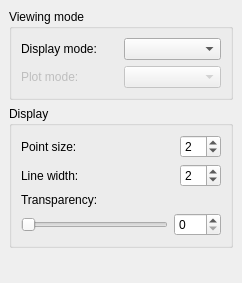
<ui version="4.0" >
 <author></author>
 <comment></comment>
 <exportmacro></exportmacro>
 <class>Gui::TaskView::TaskAppearance</class>
 <widget class="QWidget" name="Gui::TaskView::TaskAppearance" >
  <property name="geometry" >
   <rect>
    <x>0</x>
    <y>0</y>
    <width>242</width>
    <height>283</height>
   </rect>
  </property>
  <property name="windowTitle" >
   <string>Form</string>
  </property>
  <layout class="QGridLayout" >
   <property name="margin" >
    <number>9</number>
   </property>
   <property name="spacing" >
    <number>6</number>
   </property>
   <item row="2" column="0" >
    <spacer>
     <property name="orientation" >
      <enum>Qt::Vertical</enum>
     </property>
     <property name="sizeHint" >
      <size>
       <width>20</width>
       <height>40</height>
      </size>
     </property>
    </spacer>
   </item>
   <item row="1" column="0" >
    <widget class="QGroupBox" name="groupBox2" >
     <property name="title" >
      <string>Display</string>
     </property>
     <layout class="QGridLayout" >
      <property name="margin" >
       <number>9</number>
      </property>
      <property name="spacing" >
       <number>6</number>
      </property>
      <item row="2" column="0" >
       <widget class="QLabel" name="textLabel1_2" >
        <property name="text" >
         <string>Transparency:</string>
        </property>
       </widget>
      </item>
      <item row="3" column="0" >
       <layout class="QHBoxLayout" >
        <property name="margin" >
         <number>0</number>
        </property>
        <property name="spacing" >
         <number>6</number>
        </property>
        <item>
         <widget class="QSlider" name="horizontalSlider" >
          <property name="maximum" >
           <number>100</number>
          </property>
          <property name="orientation" >
           <enum>Qt::Horizontal</enum>
          </property>
         </widget>
        </item>
        <item>
         <widget class="QSpinBox" name="spinTransparency" >
          <property name="sizePolicy" >
           <sizepolicy>
            <hsizetype>0</hsizetype>
            <vsizetype>0</vsizetype>
            <horstretch>0</horstretch>
            <verstretch>0</verstretch>
           </sizepolicy>
          </property>
          <property name="maximum" >
           <number>100</number>
          </property>
          <property name="singleStep" >
           <number>5</number>
          </property>
         </widget>
        </item>
       </layout>
      </item>
      <item row="1" column="0" >
       <layout class="QHBoxLayout" >
        <property name="margin" >
         <number>0</number>
        </property>
        <property name="spacing" >
         <number>6</number>
        </property>
        <item>
         <widget class="QLabel" name="textLabel3" >
          <property name="text" >
           <string>Line width:</string>
          </property>
         </widget>
        </item>
        <item>
         <spacer>
          <property name="orientation" >
           <enum>Qt::Horizontal</enum>
          </property>
          <property name="sizeType" >
           <enum>QSizePolicy::Expanding</enum>
          </property>
          <property name="sizeHint" >
           <size>
            <width>71</width>
            <height>20</height>
           </size>
          </property>
         </spacer>
        </item>
        <item>
         <widget class="QSpinBox" name="spinLineWidth" >
          <property name="maximum" >
           <number>64</number>
          </property>
          <property name="minimum" >
           <number>1</number>
          </property>
          <property name="value" >
           <number>2</number>
          </property>
         </widget>
        </item>
       </layout>
      </item>
      <item row="0" column="0" >
       <layout class="QHBoxLayout" >
        <property name="margin" >
         <number>0</number>
        </property>
        <property name="spacing" >
         <number>6</number>
        </property>
        <item>
         <widget class="QLabel" name="textLabel2" >
          <property name="text" >
           <string>Point size:</string>
          </property>
         </widget>
        </item>
        <item>
         <spacer>
          <property name="orientation" >
           <enum>Qt::Horizontal</enum>
          </property>
          <property name="sizeType" >
           <enum>QSizePolicy::Expanding</enum>
          </property>
          <property name="sizeHint" >
           <size>
            <width>71</width>
            <height>20</height>
           </size>
          </property>
         </spacer>
        </item>
        <item>
         <widget class="QSpinBox" name="spinPointSize" >
          <property name="maximum" >
           <number>64</number>
          </property>
          <property name="minimum" >
           <number>1</number>
          </property>
          <property name="value" >
           <number>2</number>
          </property>
         </widget>
        </item>
       </layout>
      </item>
     </layout>
    </widget>
   </item>
   <item row="0" column="0" >
    <widget class="QGroupBox" name="groupBox1" >
     <property name="title" >
      <string>Viewing mode</string>
     </property>
     <layout class="QVBoxLayout" >
      <property name="margin" >
       <number>9</number>
      </property>
      <property name="spacing" >
       <number>6</number>
      </property>
      <item>
       <layout class="QHBoxLayout" >
        <property name="margin" >
         <number>0</number>
        </property>
        <property name="spacing" >
         <number>6</number>
        </property>
        <item>
         <widget class="QLabel" name="textLabel1" >
          <property name="text" >
           <string>Display mode:</string>
          </property>
         </widget>
        </item>
        <item>
         <widget class="QComboBox" name="changeMode" />
        </item>
       </layout>
      </item>
      <item>
       <layout class="QHBoxLayout" >
        <property name="margin" >
         <number>0</number>
        </property>
        <property name="spacing" >
         <number>6</number>
        </property>
        <item>
         <widget class="QLabel" name="textLabel1_3" >
          <property name="enabled" >
           <bool>false</bool>
          </property>
          <property name="text" >
           <string>Plot mode:</string>
          </property>
         </widget>
        </item>
        <item>
         <widget class="QComboBox" name="changePlot" >
          <property name="enabled" >
           <bool>false</bool>
          </property>
         </widget>
        </item>
       </layout>
      </item>
     </layout>
    </widget>
   </item>
  </layout>
 </widget>
 <pixmapfunction></pixmapfunction>
 <resources/>
 <connections>
  <connection>
   <sender>horizontalSlider</sender>
   <signal>valueChanged(int)</signal>
   <receiver>spinTransparency</receiver>
   <slot>setValue(int)</slot>
   <hints>
    <hint type="sourcelabel" >
     <x>99</x>
     <y>219</y>
    </hint>
    <hint type="destinationlabel" >
     <x>204</x>
     <y>220</y>
    </hint>
   </hints>
  </connection>
  <connection>
   <sender>spinTransparency</sender>
   <signal>valueChanged(int)</signal>
   <receiver>horizontalSlider</receiver>
   <slot>setValue(int)</slot>
   <hints>
    <hint type="sourcelabel" >
     <x>192</x>
     <y>233</y>
    </hint>
    <hint type="destinationlabel" >
     <x>132</x>
     <y>233</y>
    </hint>
   </hints>
  </connection>
 </connections>
</ui>
